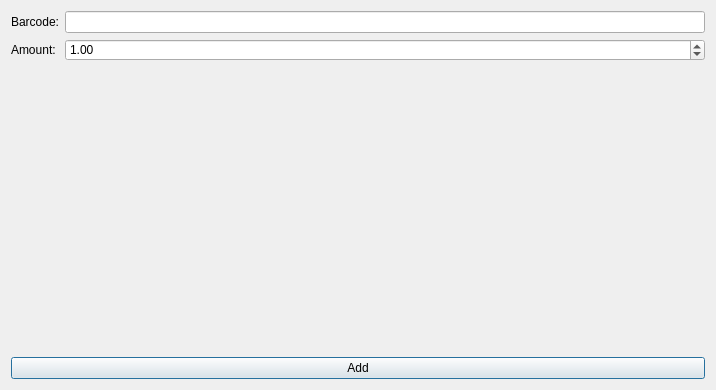
<?xml version="1.0" encoding="UTF-8"?>
<ui version="4.0">
 <class>DialogAddWarehouse</class>
 <widget class="QDialog" name="DialogAddWarehouse">
  <property name="geometry">
   <rect>
    <x>0</x>
    <y>0</y>
    <width>716</width>
    <height>390</height>
   </rect>
  </property>
  <property name="windowTitle">
   <string>Add item  to warehouse</string>
  </property>
  <property name="styleSheet">
   <string notr="true">font: 75  26pt &quot;Ubuntu&quot;;
QPushButton{ background-color: blue; }
QPushButton:disabled{ background-color: yellow; }
QPushButton:pressed{ background-color: orange; }
QPushButton:focus:pressed{ background-color: black; }
QPushButton:focus{ background-color: green; }
QPushButton:hover{ background-color: red; }
QPushButton:checked{ background-color: pink; }</string>
  </property>
  <layout class="QGridLayout" name="gridLayout">
   <item row="0" column="0">
    <layout class="QGridLayout" name="gridLayout_2">
     <item row="3" column="0" colspan="2">
      <widget class="QPushButton" name="pushButtonAdd">
       <property name="styleSheet">
        <string notr="true"> QPushButton:focus{ background-color: red; }</string>
       </property>
       <property name="text">
        <string>Add</string>
       </property>
       <property name="icon">
        <iconset resource="icons/icons.qrc">
         <normaloff>:/images/list-add.svg</normaloff>:/images/list-add.svg</iconset>
       </property>
       <property name="iconSize">
        <size>
         <width>32</width>
         <height>32</height>
        </size>
       </property>
      </widget>
     </item>
     <item row="0" column="0">
      <widget class="QLabel" name="barcodeLabel">
       <property name="text">
        <string>Barcode:</string>
       </property>
      </widget>
     </item>
     <item row="1" column="1">
      <widget class="QDoubleSpinBox" name="amountDoubleSpinBox">
       <property name="maximum">
        <double>9999.000000000000000</double>
       </property>
       <property name="value">
        <double>1.000000000000000</double>
       </property>
      </widget>
     </item>
     <item row="2" column="0" colspan="2">
      <widget class="QLabel" name="labelMessage">
       <property name="sizePolicy">
        <sizepolicy hsizetype="Preferred" vsizetype="Expanding">
         <horstretch>0</horstretch>
         <verstretch>0</verstretch>
        </sizepolicy>
       </property>
       <property name="text">
        <string/>
       </property>
      </widget>
     </item>
     <item row="0" column="1">
      <widget class="BarcodeLineEdit" name="barcodeLineEdit"/>
     </item>
     <item row="1" column="0">
      <widget class="QLabel" name="amountLabel">
       <property name="text">
        <string>Amount:</string>
       </property>
      </widget>
     </item>
    </layout>
   </item>
  </layout>
 </widget>
 <customwidgets>
  <customwidget>
   <class>BarcodeLineEdit</class>
   <extends>QLineEdit</extends>
   <header>barcodelineedit.h</header>
  </customwidget>
 </customwidgets>
 <resources>
  <include location="icons/icons.qrc"/>
 </resources>
 <connections/>
</ui>
